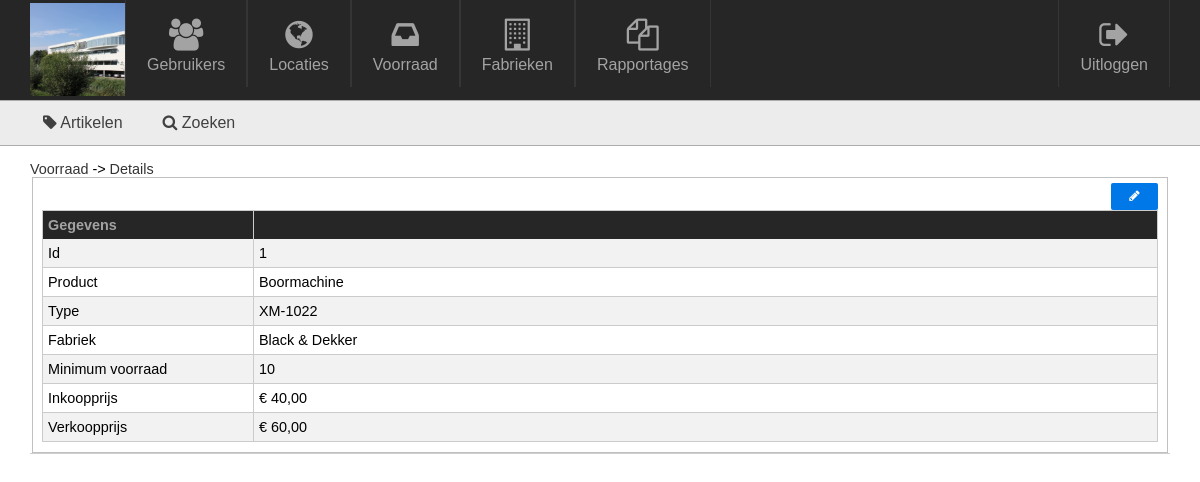
Page /admin/stock/details.php?id=1 on the committed database.
### tables this page shows
CREATE TABLE IF NOT EXISTS `products` (
  `id` int(11) NOT NULL AUTO_INCREMENT,
  `product` varchar(32) NOT NULL,
  `type` varchar(32) DEFAULT NULL,
  `factory_id` int(11) NOT NULL,
  `buy_price` decimal(11,2) NOT NULL,
  `sell_price` decimal(11,2) NOT NULL,
  `minimum_stock` int(11) NOT NULL,
  `deleted` int(11) NOT NULL DEFAULT '0',
  PRIMARY KEY (`id`),
  KEY `eerste` (`factory_id`)
);

CREATE TABLE IF NOT EXISTS `factories` (
  `id` int(11) NOT NULL AUTO_INCREMENT,
  `factory` varchar(32) NOT NULL,
  `phone` varchar(32) DEFAULT NULL,
  `deleted` int(11) NOT NULL DEFAULT '0',
  PRIMARY KEY (`id`)
);

### admin/functions/products.php (called while the page is built, shortened)
<?php
	function login_sql(){
		$link = mysqli_connect('localhost', 'root', '', 'toolsforever');
		if(!$link){
			die('Connect Error: ' . mysqli_connect_errno());
		}
		else{
			return $link;
		}
	}
	function get_product($id){
		$db = login_sql();
		$sql = "
			SELECT
				`products`.`id`,
				`products`.`product`,
				`products`.`type`,
				`products`.`factory_id`,
				`products`.`buy_price`,
				`products`.`sell_price`,
				`products`.`minimum_stock`,
				`factories`.`factory`
			FROM
				`products`
			JOIN
				`factories`
			ON
				`products`.`factory_id` = `factories`.`id`
			WHERE
				`products`.`id` = '{$id}'
		";
		$query = mysqli_query($db, $sql);
		while($row = mysqli_fetch_assoc($query)){
			$data = $row;
		}
		return $data;
	}

### admin/stock/details.php (the view)
<?php
	include("../base/header.php");
	require("../functions/products.php");
	$id = $_GET["id"];
	$product = get_product($id);
?>
<fieldset>
    <a href="edit.php?id=<?= $product['id']; ?>" class="pure-button pure-button-primary pure-button-small fright" style="float: right">
        <i class="fa fa-pencil"></i>
    </a>
    <table class="pure-table pure-table-bordered pure-table-striped pure-form form_overview">
        <thead>
            <tr>
                <th>Gegevens</th>
                <th></th>
            </tr>
        </thead>
        <tbody>
        	<tr>
        		<td>Id</td>
        		<td><?= $product["id"]; ?></td>
        	</tr>
            <tr>
                <td>Product</td>
                <td><?=$product["product"]?></td>
            </tr>
            <tr>
            	<td>Type</td>
            	<td><?= $product["type"]; ?></td>
            </tr>
            <tr>
                <td>Fabriek</td>
                <td><?=$product["factory"]?></td>
            </tr>
            <tr>
                <td>Minimum voorraad</td>
                <td><?= number_format($product["minimum_stock"],0,",",".");?></td>
            </tr>
            <tr>
                <td>Inkoopprijs</td>
                <td>&euro; <?= number_format($product["buy_price"],2,",","."); ?></td>
            </tr>
            <tr>
                <td>Verkoopprijs</td>
                <td>&euro; <?= number_format($product["sell_price"],2,",","."); ?></td>
            </tr>
        </tbody>
    </table>
</fieldset>
<?php include("../base/footer.php"); ?>

### assets/css/pure-min.css (style rules this page uses)
html { font-size:100%;-ms-text-size-adjust:100%;-webkit-text-size-adjust:100% }
html,button,input,select,textarea { font-family:sans-serif }
body { margin:0 }
fieldset { border:1px solid silver;margin:0 2px;padding:.35em .625em .75em }
table { border-collapse:collapse;border-spacing:0 }
.pure-button { display:inline-block;*display:inline;zoom:1;line-height:normal;white-space:nowrap;vertical-align:baseline;text-align:center;cursor:pointer;-webkit-user-drag:none;-webkit-user-select:none;-moz-user-select:none;-ms-user-select:none;user-select:none }
.pure-button { font-size:100%;*font-size:90%;*overflow:visible;padding:.5em 1.5em;color:#444;color:rgba(0,0,0,.8);*color:#444;border:1px solid #999;border:0 rgba(0,0,0,0);background-color:#E6E6E6;text-decoration:none;border-radius:2px;-webkit-transition:.1s linear -webkit-box-shadow;-moz-transition:.1s linear -moz-box-shadow;-ms-transition:.1s linear box-shadow;-o-transition:.1s linear box-shadow;transition:.1s linear box-shadow }
.pure-button-primary,.pure-button-selected,a.pure-button-primary,a.pure-button-selected { background-color:#0078e7;color:#fff }
.pure-table { border-collapse:collapse;border-spacing:0;empty-cells:show;border:1px solid #cbcbcb }
.pure-table td,.pure-table th { border-left:1px solid #cbcbcb;border-width:0 0 0 1px;font-size:inherit;margin:0;overflow:visible;padding:6px 12px }
.pure-table td:first-child,.pure-table th:first-child { border-left-width:0 }
.pure-table thead { background:#e0e0e0;color:#000;text-align:left;vertical-align:bottom }
.pure-table td { background-color:transparent }
.pure-table-striped tr:nth-child(2n-1) td { background-color:#f2f2f2 }
.pure-table-bordered td { border-bottom:1px solid #cbcbcb }
.pure-table-bordered tbody>tr:last-child td,.pure-table-horizontal tbody>tr:last-child td { border-bottom-width:0 }

### assets/css/global.css (style rules this page uses)
html { overflow-y: scroll; }
body { background: #ffffff; }
a { text-decoration: none; transition: color .1s ease-out; -moz-transition: color .1s ease-out; -webkit-transition: color .1s ease-out; outline: 0 none; color: #333333; }
.pure-button-small { font-size: 85%; }
table { width: 100%; }
.pure-table thead { color: #A3A3A3; background: #262626; }
th { text-align: left; }

### assets/css/style.css (style rules this page uses)
.form_overview { text-align: left; }
.form_overview thead tr th:first-child { width: 200px; }
.pure-table td, .pure-table th { padding: 6px 5px !important; }

### rows in the picture
products: id "1", product "Boormachine", type "XM-1022", factory.factory "Black & Dekker", minimum_stock "10", buy_price "40,00", sell_price "60,00"

### other values in the picture
$crumb["display"] "Voorraad"
$crumb["display"] "Details"
